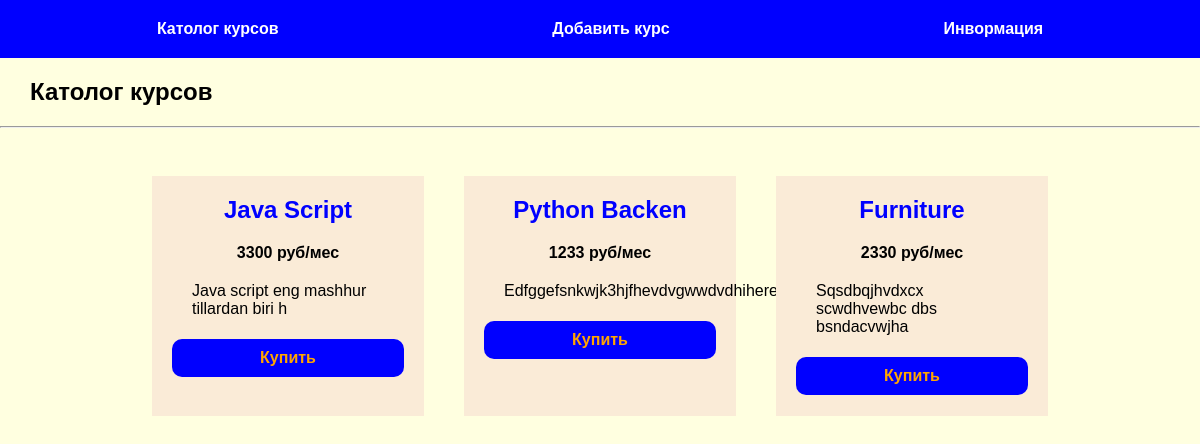
/index, run on the app's committed database.
### tables this page shows
CREATE TABLE courses(
    id INTEGER PRIMARY KEY AUTOINCREMENT,
    name TEXT NOT NULL,
    price INTEGER NOT NULL,
    info TEXT NOT NULL
);

### main.py (the view)
@app.route('/')
@app.route('/index')
def index():
    con = get_db()
    dbase = FDataBase(con)
    information = dbase.get_course()
    return render_template('index.html', menu=menu, title='Католог курсов', info=information)

### DataBase.py (called while the page is built)
    def get_course(self):
        sql = 'SELECT * FROM courses'
        try:
            res = self.__cur.execute(sql).fetchall()
            if res:
                return res
        except IOError:
            print("Ошибка чтиния и БД")
        return []

### main.py (called while the page is built)
def connect_db():
    con = sqlite3.connect(app.config['DATABASE'])
    con.row_factory = sqlite3.Row
    return con

def get_db():
    if not hasattr(g, 'link_db'):
        g.link_db = connect_db()
    return g.link_db

### templates/index.html
{% extends 'base.html' %}
{% block content %}
{{ super() }}
<div class="container">
    {% for i in info %}
        <div class="box">
            <a href="{{ url_for('about', course_id=i.id )}}">
                <div class="title_course">
                    <h2> {{ i.name[:13] | title }}</h2>
                </div>
            </a>
            <p class="price">{{ i.price }} руб/мес </p>
            <p class="info">{{ i.info[:40] | capitalize }}</p>
            <h4 class="buy"><a href="#"> Купить </a></h4>
        </div>
    {% endfor %}
</div>
{% endblock content %}

### templates/base.html (shortened to what this page needs)
<!DOCTYPE html>
<html lang="en">
<head>
    <link rel="stylesheet" href="{{ url_for('static', filename='css/style.css' )}}">
</head>
<body>
{% block content %}
    <ul class="menu">
        {% for m in menu %}
            <li class="link">
                <a href="{{ m. url }}"> {{ m.name }}</a>
            </li>
        {% endfor %}
    </ul>
    {% if title %}
        <h2 class="title"> {{ title }} </h2>
    {% else %}
        <h2 class="title">  Education </h2>
    {% endif %}
    <hr>
{% endblock content %}
</body>
</html>

### static/css/style.css (style rules this page uses)
body { background: lightyellow; margin: auto; padding: auto; font-family: Verdana, Geneva, Tahoma, sans-serif; }
.menu { display: flex; justify-content: space-around; padding: 20px; margin-top: 0; background-color: blue; }
.menu a { font-weight: bold; color: white; text-decoration:none ; }
ul { list-style: none; padding: 0; }
.title { padding-left: 30px; margin-top: 30px 0; }
.container { display: flex; flex-wrap: wrap; justify-content: center; align-content: space-between; padding: 20px; margin-top: 0; }
.box { width: 20%; background-color: antiquewhite; padding: 0px 20px; margin: 20px 20px; }
.box a { text-decoration:none ; text-transform: none; color: blue; }
.title_course { width: 100%; font-weight: bold; text-align: center; }
.buy a { text-decoration:none ; color: orange; }
.buy { background-color: blue; padding: 10px; border-radius: 10px; text-align: center; }
.price { text-align: center; font-weight: bold; }
.info { margin: 20px 20px; }
.about, .info { margin: 20px 20px; }

### data on the page
courses: name "Java Script", price "3300", info "Java script eng mashhur tillardan biri h"
courses: name "Python Backen", price "1233", info "Edfggefsnkwjk3hjfhevdvgwwdvdhiherervfebn"
courses: name "Furniture", price "2330", info "Sqsdbqjhvdxcx scwdhvewbc dbs bsndacvwjha"

### other printed values
{{ m.name }} "Католог курсов" "Добавить курс" "Инвормация"
{{ title }} "Католог курсов"
